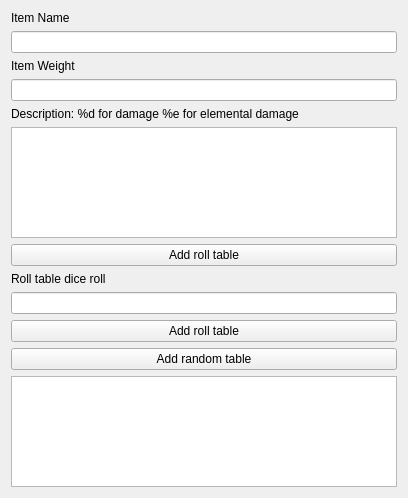
<?xml version="1.0" encoding="UTF-8"?>
<ui version="4.0">
 <class>template_Items</class>
 <widget class="QWidget" name="template_Items">
  <property name="geometry">
   <rect>
    <x>0</x>
    <y>0</y>
    <width>408</width>
    <height>498</height>
   </rect>
  </property>
  <property name="windowTitle">
   <string>Form</string>
  </property>
  <layout class="QVBoxLayout" name="verticalLayout">
   <item>
    <widget class="QLabel" name="label">
     <property name="text">
      <string>Item Name</string>
     </property>
    </widget>
   </item>
   <item>
    <widget class="QLineEdit" name="lineEdit"/>
   </item>
   <item>
    <widget class="QLabel" name="label_2">
     <property name="text">
      <string>Item Weight</string>
     </property>
    </widget>
   </item>
   <item>
    <widget class="QLineEdit" name="lineEdit_2"/>
   </item>
   <item>
    <widget class="QLabel" name="label_3">
     <property name="text">
      <string>Description: %d for damage %e for elemental damage</string>
     </property>
    </widget>
   </item>
   <item>
    <widget class="QTextEdit" name="textEdit"/>
   </item>
   <item>
    <widget class="QPushButton" name="pushButton">
     <property name="text">
      <string>Add roll table</string>
     </property>
    </widget>
   </item>
   <item>
    <widget class="QLabel" name="label_4">
     <property name="text">
      <string>Roll table dice roll</string>
     </property>
    </widget>
   </item>
   <item>
    <widget class="QLineEdit" name="lineEdit_3"/>
   </item>
   <item>
    <widget class="QPushButton" name="pushButton_2">
     <property name="text">
      <string>Add roll table</string>
     </property>
    </widget>
   </item>
   <item>
    <widget class="QPushButton" name="pushButton_3">
     <property name="text">
      <string>Add random table</string>
     </property>
    </widget>
   </item>
   <item>
    <widget class="QTreeView" name="treeView"/>
   </item>
  </layout>
 </widget>
 <resources/>
 <connections/>
</ui>
